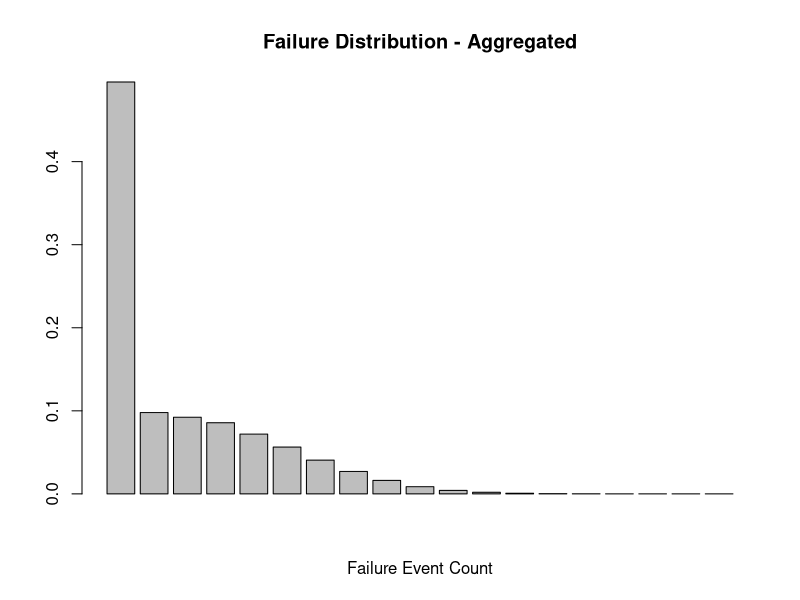
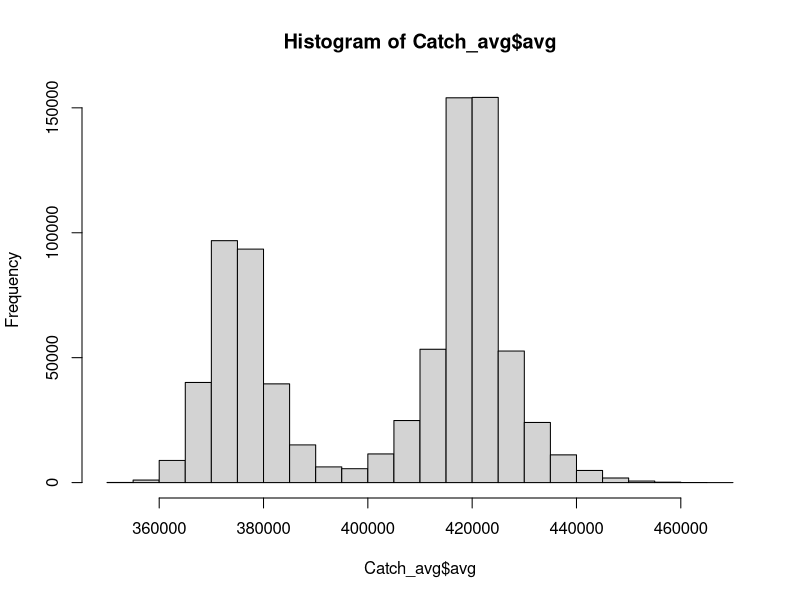
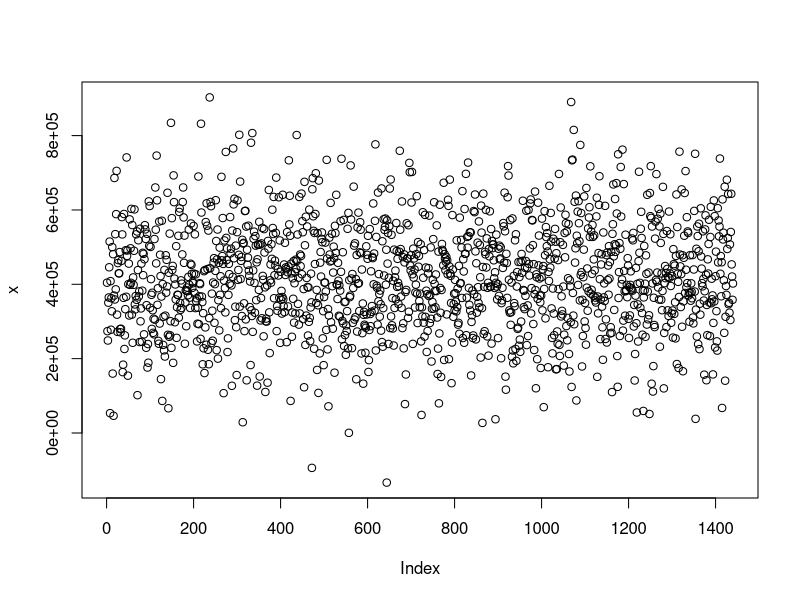
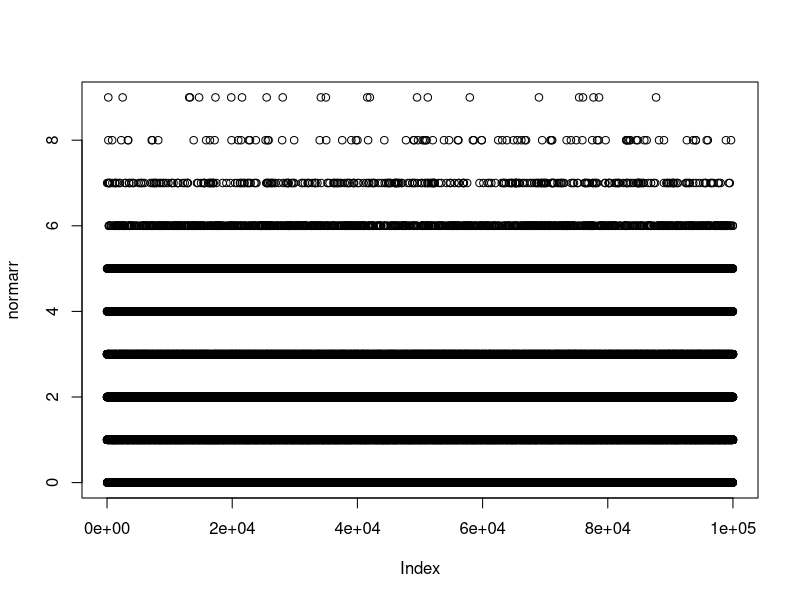

R code for these plots, in order: (Note: this script raises an error after producing the figures.)
require(ggplot2)

Days<-1
Hours<-Days*24
Minutes<-Days*1440

### List of MTBF data in hours
Utility<-157788
Catcher<-7000
Generator_des<-7000
Generator_gas<-5000

### Catcher failure probability distribution creation
runs<-100000
normarr<-matrix(1,nrow=runs)
unifarr<-matrix(1,nrow=runs)
exparr<-matrix(1,nrow=runs)
weibarr4<-matrix(1,nrow=runs)
weibarr5<-matrix(1,nrow=runs)
weibarr6<-matrix(1,nrow=runs)
weibarr7<-matrix(1,nrow=runs)
poiarr<-matrix(1,nrow=runs)
normavg<-matrix(1,nrow=runs)
unifavg<-matrix(1,nrow=runs)
expavg<-matrix(1,nrow=runs)
weibavg4<-matrix(1,nrow=runs)
weibavg5<-matrix(1,nrow=runs)
weibavg6<-matrix(1,nrow=runs)
weibavg7<-matrix(1,nrow=runs)
poiavg<-matrix(1,nrow=runs)
#timeset<-matrix(1,nrow=Minutes)

for (i in 1:runs){
  x<-rnorm(Minutes,mean=Catcher*60,sd=Catcher*20)
  normarr[i]<-length(x[x<Minutes])
  normavg[i]<-mean(x)
  
  x2<-runif(Minutes,min=1,max=120*Catcher)
  unifarr[i]<-length(x2[x2<=Minutes])
  unifavg[i]<-mean(x2)
  
  x3<-rexp(Minutes,rate=1/(Catcher*60))
  exparr[i]<-length(x3[x3<=Minutes])
  expavg[i]<-mean(x3)
  
  x4<-rweibull(Minutes, shape = 1, scale = Catcher*60)
  weibarr4[i]<-length(x4[x4<=Minutes])
  weibavg4[i]<-mean(x4)
  
  x5<-rweibull(Minutes, shape = 2, scale = Catcher*60)
  weibarr5[i]<-length(x5[x5<=Minutes])
  weibavg5[i]<-mean(x5)
  
  x6<-rweibull(Minutes, shape = 3, scale = Catcher*60)
  weibarr6[i]<-length(x6[x6<=Minutes])
  weibavg6[i]<-mean(x6)
  
  x7<-rweibull(Minutes, shape = 1.5, scale = Catcher*60)
  weibarr7[i]<-length(x7[x7<=Minutes])
  weibavg7[i]<-mean(x7)
  
  x8<-rpois(Minutes, lambda = Catcher*60)
  poiarr[i]<-length(x8[x8<=Minutes])
  poiavg[i]<-mean(x8)
  
}


Catch_agg<-data.frame(rbind(normarr,unifarr,exparr,weibarr4,weibarr5,weibarr6,weibarr7,poiarr, deparse.level = 2))
#Catch_agg$avg<-rowMeans(Catch_agg)
#Catch_agg$agg<-rowSums(Catch_agg)
#hist(Catch_agg$avg)
agg_table<-as.data.frame(table(Catch_agg))
agg_table$Rel_Freq<-agg_table$Freq/800000
barplot(agg_table$Rel_Freq, main="Failure Distribution - Aggregated", xlab="Failure Event Count", names.arg = agg_table$Catch_agg)



Catch_avg<-rbind(normavg,unifavg,expavg,weibavg4,weibavg5,weibavg6,weibavg7,poiavg, deparse.level = 1)
Catch_avg$avg<-rowMeans(Catch_avg)
hist(Catch_avg$avg)

plot(x)
plot(normarr)
mean(normarr)
mean(unifarr)
mean(exparr)
median(normarr)
median(unifarr)
median(exparr)

hist(Catch_agg$avg, breaks=100)
hist(Catch_avg$avg, breaks=100)

mode(normarr)
ggplot(data.frame(normarr), aes(normarr))+
  geom_histogram(aes(y=..count..))
ggplot(data.frame(unifarr), aes(unifarr))+
  geom_histogram(aes(y=..count..))
ggplot(data.frame(exparr), aes(exparr))+
  geom_histogram(aes(y=..count..))

#mean(c(normarr,unifarr,exparr))
